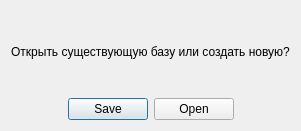
<?xml version="1.0" encoding="UTF-8"?>
<ui version="4.0">
 <class>Dialog</class>
 <widget class="QDialog" name="Dialog">
  <property name="geometry">
   <rect>
    <x>0</x>
    <y>0</y>
    <width>281</width>
    <height>131</height>
   </rect>
  </property>
  <property name="windowTitle">
   <string>Поиск базы данных</string>
  </property>
  <property name="modal">
   <bool>true</bool>
  </property>
  <layout class="QVBoxLayout" name="verticalLayout">
   <item>
    <widget class="QLabel" name="label">
     <property name="text">
      <string>Открыть существующую базу или создать новую?</string>
     </property>
     <property name="alignment">
      <set>Qt::AlignCenter</set>
     </property>
    </widget>
   </item>
   <item>
    <widget class="QDialogButtonBox" name="buttonBox">
     <property name="orientation">
      <enum>Qt::Horizontal</enum>
     </property>
     <property name="standardButtons">
      <set>QDialogButtonBox::Open|QDialogButtonBox::Save</set>
     </property>
     <property name="centerButtons">
      <bool>true</bool>
     </property>
    </widget>
   </item>
  </layout>
 </widget>
 <resources/>
 <connections>
  <connection>
   <sender>buttonBox</sender>
   <signal>rejected()</signal>
   <receiver>Dialog</receiver>
   <slot>reject()</slot>
   <hints>
    <hint type="sourcelabel">
     <x>271</x>
     <y>238</y>
    </hint>
    <hint type="destinationlabel">
     <x>280</x>
     <y>59</y>
    </hint>
   </hints>
  </connection>
  <connection>
   <sender>buttonBox</sender>
   <signal>accepted()</signal>
   <receiver>Dialog</receiver>
   <slot>accept()</slot>
   <hints>
    <hint type="sourcelabel">
     <x>227</x>
     <y>238</y>
    </hint>
    <hint type="destinationlabel">
     <x>157</x>
     <y>59</y>
    </hint>
   </hints>
  </connection>
 </connections>
</ui>
